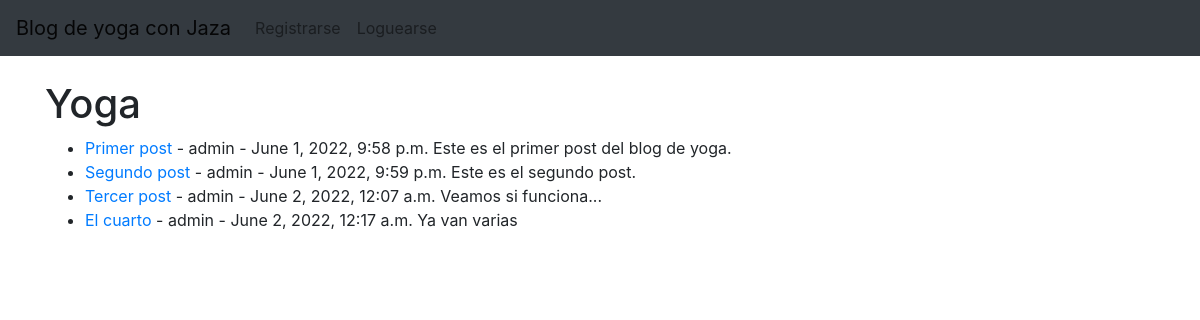
/category/yoga/, run on an earlier commit of the app's database.
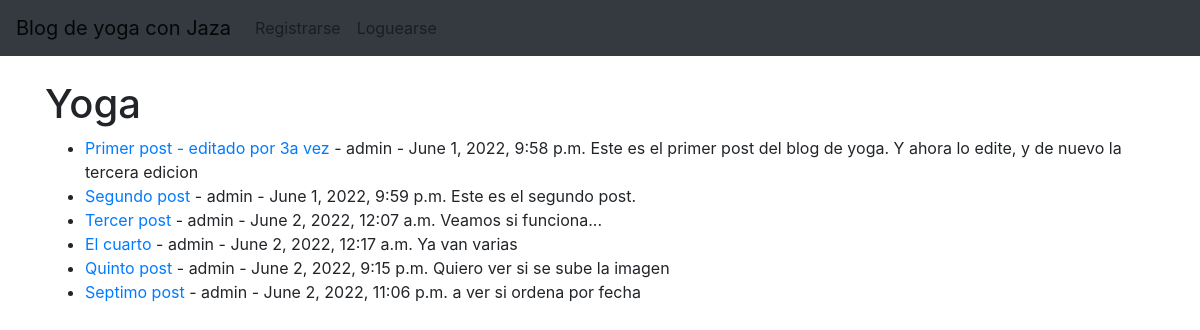
And on a later commit of the database.
### AppBlogYoga/models.py (models this page shows, shortened)
class Post(models.Model):
    titulo=models.CharField(max_length=200)
    subtitulo=models.CharField(max_length=200)
    cuerpo=models.TextField()
    autor=models.ForeignKey(User, on_delete=models.CASCADE)
    fecha=models.DateTimeField(auto_now_add=True)
    imagen=models.ImageField(upload_to='blog/', blank=True, null=True)
    categoria=models.CharField(max_length=200, default='yoga')

### AppBlogYoga/views.py (the view)
# urls.py: path('category/<str:cat>/', CategoryView, name='category'),
def CategoryView(request, cat):
    category_posts=Post.objects.filter(categoria=cat)
    return render(request, 'categories.html', {'cat':cat.title(), 'category_posts':category_posts})

### AppBlogYoga/templates/categories.html (shortened to what this page needs)
{% extends 'padre.html' %}
{% block content %}
{% if category_posts %}
<h1> {{ cat }} </h1>
<ul>
{% for post in category_posts %}
<li><a href="{% url 'detailPost' post.pk %}">{{ post.titulo }}</a>
     - {{ post.autor }} - {{post.fecha}}
    {{ post.cuerpo | slice:":200" | safe }}</li>
{% endfor %}
</ul>
{% else %}
    <h2>Categoría inexistente </h2>
{% endif %}
{% endblock %}

What changed in the data, as far as the page shows it:
changed Post: titulo "Primer post" → "Primer post - editado por 3a vez"; cuerpo "Este es el primer post del blog de yoga." → "Este es el primer post del blog de yoga. Y ahora lo edite, y de nuevo la tercera edicion"
added Post: titulo "Quinto post", autor "admin", fecha "June 2, 2022, 9:15 p.m.", cuerpo "Quiero ver si se sube la imagen"
added Post: titulo "Septimo post", autor "admin", fecha "June 2, 2022, 11:06 p.m.", cuerpo "a ver si ordena por fecha"
